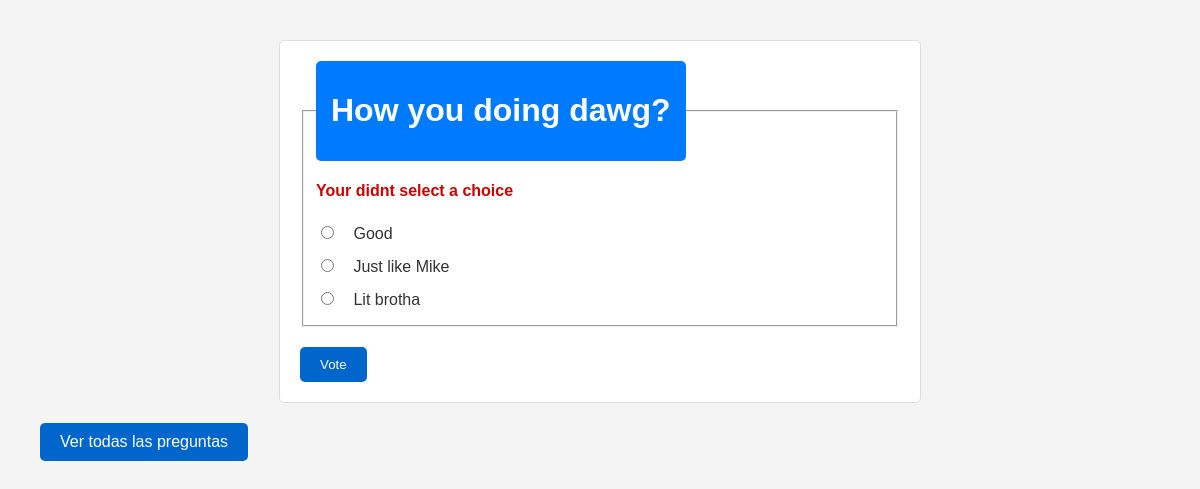
/votaciones/2/vote/, run on the app's committed database.
### votaciones/models.py (models this page shows, shortened)
class Question(models.Model):
    question_text = models.CharField(max_length=200)
    pub_date = models.DateTimeField("date published")

class Choice(models.Model):
    question = models.ForeignKey(Question, on_delete=models.CASCADE)
    choice_text = models.CharField(max_length=200)
    votes = models.IntegerField(default=0)

### votaciones/views.py (the view)
# urls.py: path("<int:question_id>/vote/",views.vote, name="vote"),
def vote(request,question_id):
  question = get_object_or_404(Question, pk=question_id)
  try:
    selected_choice = question.choice_set.get(pk=request.POST["choice"])
  except (KeyError, Choice.DoesNotExist):
    return render (request, "votaciones/detail.html", {
      "question": question,
      "error_message": "Your didnt select a choice"
    })
  else:
    selected_choice.votes = F("votes") + 1
    selected_choice.save()
    return HttpResponseRedirect(reverse("votaciones:results", args=(question.id,)))

### votaciones/templates/votaciones/detail.html (shortened to what this page needs)
{% load static %}
<link rel="stylesheet" href="{% static 'votaciones/detail.css' %}" />
<form action="{% url 'votaciones:vote' question.id %}" method="post">
  <fieldset>
    <legend><h1>{{ question.question_text }}</h1></legend>
    {% if error_message %}
    <p><strong>{{ error_message }}</strong></p>
    {% endif %} {% for choice in question.choice_set.all %}
    <input
      type="radio"
      name="choice"
      id="choice{{ forloop.counter }}"
      value="{{ choice.id }}"
    />
    <label for="choice{{ forloop.counter }}">{{ choice.choice_text }}</label
    ><br />
    {% endfor %}
  </fieldset>
  <input type="submit" value="Vote" />
</form>
<a href="{% url 'votaciones:index' %}">Ver todas las preguntas</a>

### votaciones/static/votaciones/detail.css (style rules this page uses)
form { background-color: #ffffff; border: 1px solid #dddddd; padding: 20px; border-radius: 5px; max-width: 600px; margin: auto; }
legend { background-color: #007bff; color: white; padding: 10px 15px; border-radius: 5px; }
label { margin-left: 10px; font-size: 16px; }
input[type="radio"] { margin: 10px 5px; }
input[type="submit"] { background-color: #06c; color: white; padding: 10px 20px; border: none; border-radius: 5px; cursor: pointer; margin-top: 20px; }
p { color: #cc0000; font-weight: bold; }
a { display: inline-block; background-color: #06c; color: white; padding: 10px 20px; border-radius: 5px; text-decoration: none; text-align: center; margin: 20px auto; width: fit-content; }

### data on the page
Question: question_text "How you doing dawg?"
Choice: choice_text "Good"
Choice: choice_text "Just like Mike"
Choice: choice_text "Lit brotha"

### other printed values
{{ error_message }} "Your didnt select a choice"
